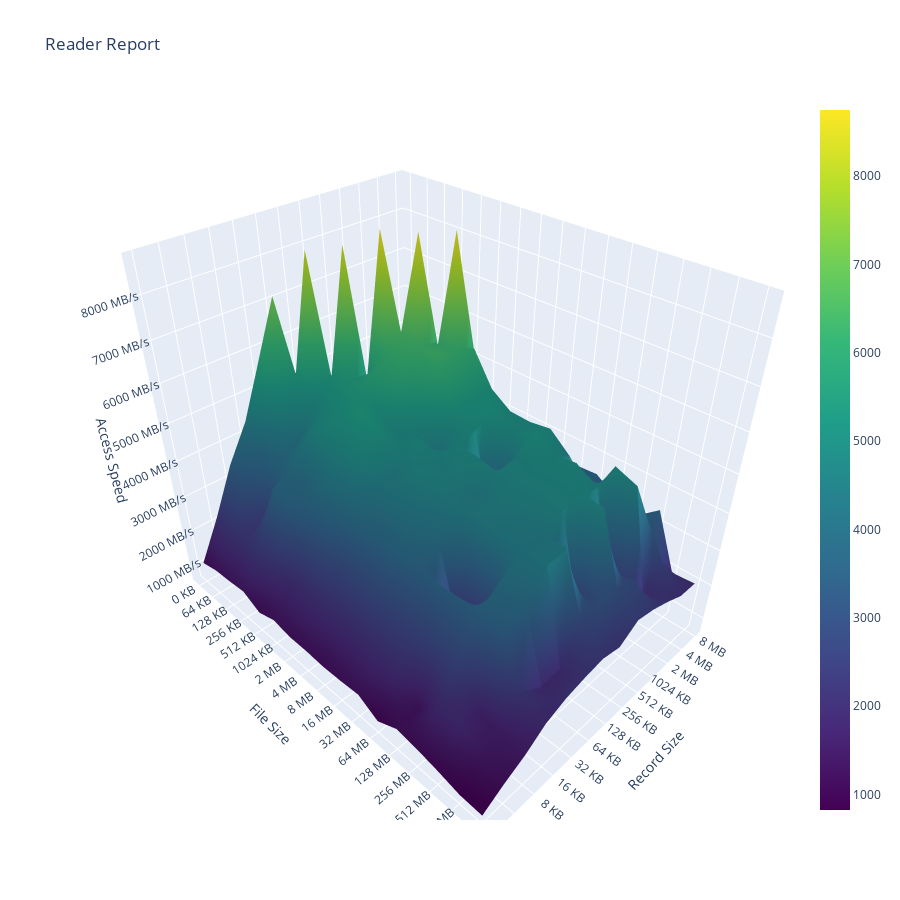

Write notebook code for a chart like this one.
### Code cell
reader_report_data = """1013707	1828508	3363612	2444640	4564786								
1165070	2248149	3468030	4407601	5784891	7176872							
1292410	2350543	3236056	3705040	5217259	5455847	8271916						
1326585	2235086	2438090	3795443	4000485	4827914	5398323	8394979					
1385560	2353657	3684119	3970183	4741598	5065980	5451810	5336651	8750850				
1119675	2278010	3612546	3855782	5044577	5225638	5535444	6080053	6498636	8643474			
1290573	1824577	3258202	4175134	4876757	5468151	5093643	6077484	6291135	6178018	8695120		
1187406	1963098	3069257	4067297	4946832	5201445	4714042	5120061	6334986	6164502	6072979	3217865	
1191581	1952823	2777913	3908333	4374861	4588087	5001124	4286713	5209649	5263115	5269977	4039516	3630226
1158123	1909012	2811946	3673973	4314950	4779353	4649993	4876176	5022838	5232021	4932703	3966171	3642136
1185550	1938465	2834821	3748771	4225133	4645577	4749362	4836606	2318631	4858491	4910918	3841018	3592620
1234979	1966927	2782435	3554590	4002333	4511971	4379728	4720441	4783987	5140892	4992841	1904398	3458719
919771	1985384	2698341	3515930	1981841	4506752	4594914	4748119	4828501	4887917	4557829	3650221	3502624
1194495	1263350	2776212	3533561	1874291	4356401	4501676	4725832	4816263	4951352	1984999	3725915	3163389
1111534	1912590	2742177	3613436	4028039	4346429	4340886	4763524	4831187	4652275	4871363	2981051	2931118
995626	1861162	1638889	3409154	3869947	4416982	4455274	2552301	4735837	2298876	4666612	3598278	3414778
849619	1388139	1523044	2279121	1879224	1940313	2722578	3097333	2991913	2906282	1976534	2645542	1960055
822705	1175256	1472920	1874720	2091302	2209476	2289830	2175840	2523068	2415201	2236991	2018877	2005820
"""
reader_report_fig = plot_report(reader_report_data, 'Reader Report')
reader_report_fig.show()
